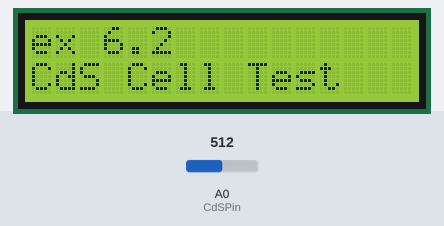
Bench run of a sketch on a simulated Arduino Uno, built with avr-gcc and run on an emulated ATmega328P. Shown: 16×2 character LCD. Inputs (shaded band) come from the test bench; at power-on: A0 (CdSPin) = 512.

Above: at 0.1 s.
At 3.2 s:
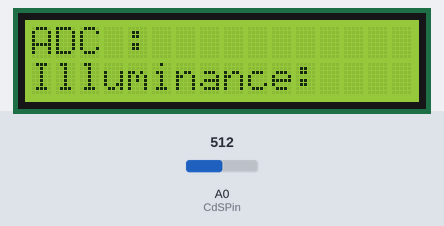

The sketch:

ex_6_2_start.ino
```cpp
/*
 예제 6.2
 빛 입력
*/

// I2C 통신 라이브러리 설정
#include <Wire.h>
// I2C LCD 라리브러리 설정
#include <LiquidCrystal_I2C.h>

// LCD I2C address 설정: 0x3F or 0x27
LiquidCrystal_I2C lcd(0x27,16,2);

// 0번 아날로그핀을 CdS 셀 입력으로 설정한다.
const int CdSPin = 0;

void setup() {

// 16X2 LCD 모듈 설정하고 백라이트를 켠다.
  lcd.init(); // LCD 설정
  lcd.backlight();

// 메세지를 표시한다.
  lcd.print("ex 6.2");
  lcd.setCursor(0,1);
  lcd.print("CdS Cell Test");
// 3초동안 메세지를 표시한다.
  delay(3000);

// 모든 메세지를 삭체한 뒤
// 숫자를 제외한 부분들을 미리 출력시킨다.
  lcd.clear();
  lcd.setCursor(0,0);
  lcd.print("ADC :  ");
  lcd.setCursor(0,1);
  lcd.print("Illuminance:");


}

void loop(){

  int adcValue; // 실제 센서로부터 읽은 값 (0~1023)
  int illuminance; // 현재의 밝기. 0~100%

  // CdS cell을 통하여 입력되는 전압을 읽는다.
  adcValue = analogRead(CdSPin);
  // 아날로그 입력 값을 0~100의 범위로 변경한다.


  // 전에 표시했던 내용을 지우고
  // LCD에 ADC 값과 밝기를 출력한다.
  // 지우지 않으면 이전에 표시했던 값이 남게 된다.

  // 전에 표시했던 내용을 지운다.


  // ADC 값을 표시한다


  // 전에 표시했던 내용을 지운다.


  // 밝기를 표시한다


  delay(1000);
}
```
